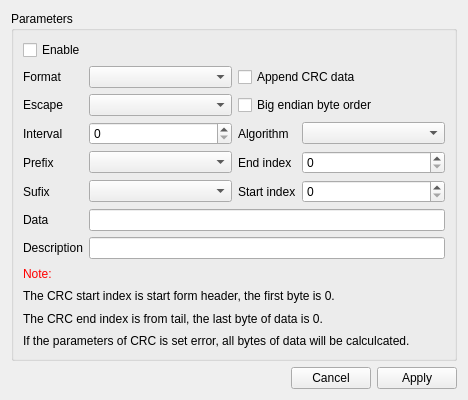
<?xml version="1.0" encoding="UTF-8"?>
<ui version="4.0">
 <class>SAKEmitterToolUiEditor</class>
 <widget class="QWidget" name="SAKEmitterToolUiEditor">
  <property name="geometry">
   <rect>
    <x>0</x>
    <y>0</y>
    <width>468</width>
    <height>400</height>
   </rect>
  </property>
  <property name="windowTitle">
   <string notr="true">Form</string>
  </property>
  <layout class="QGridLayout" name="gridLayout">
   <item row="0" column="0" colspan="3">
    <widget class="QGroupBox" name="groupBox">
     <property name="title">
      <string>Parameters</string>
     </property>
     <layout class="QGridLayout" name="gridLayout_2">
      <item row="2" column="0">
       <widget class="QLabel" name="label_2">
        <property name="sizePolicy">
         <sizepolicy hsizetype="Fixed" vsizetype="Preferred">
          <horstretch>0</horstretch>
          <verstretch>0</verstretch>
         </sizepolicy>
        </property>
        <property name="text">
         <string>Format</string>
        </property>
       </widget>
      </item>
      <item row="4" column="3">
       <widget class="SAKCrcAlgorithmComboBox" name="comboBoxAlgorithm"/>
      </item>
      <item row="4" column="2">
       <widget class="QLabel" name="label_7">
        <property name="sizePolicy">
         <sizepolicy hsizetype="Fixed" vsizetype="Preferred">
          <horstretch>0</horstretch>
          <verstretch>0</verstretch>
         </sizepolicy>
        </property>
        <property name="text">
         <string>Algorithm</string>
        </property>
       </widget>
      </item>
      <item row="5" column="0">
       <widget class="QLabel" name="label_5">
        <property name="sizePolicy">
         <sizepolicy hsizetype="Fixed" vsizetype="Preferred">
          <horstretch>0</horstretch>
          <verstretch>0</verstretch>
         </sizepolicy>
        </property>
        <property name="text">
         <string>Prefix</string>
        </property>
       </widget>
      </item>
      <item row="4" column="1">
       <widget class="QSpinBox" name="spinBoxInterval">
        <property name="maximum">
         <number>10000</number>
        </property>
       </widget>
      </item>
      <item row="6" column="1">
       <widget class="SAKAffixesComboBox" name="comboBoxSufix"/>
      </item>
      <item row="3" column="1">
       <widget class="SAKEscapeCharacterComboBox" name="comboBoxEscaoe"/>
      </item>
      <item row="4" column="0">
       <widget class="QLabel" name="label_4">
        <property name="sizePolicy">
         <sizepolicy hsizetype="Fixed" vsizetype="Preferred">
          <horstretch>0</horstretch>
          <verstretch>0</verstretch>
         </sizepolicy>
        </property>
        <property name="text">
         <string>Interval</string>
        </property>
       </widget>
      </item>
      <item row="5" column="3">
       <widget class="QSpinBox" name="spinBoxEndIndex"/>
      </item>
      <item row="8" column="1" colspan="3">
       <widget class="QLineEdit" name="lineEditData"/>
      </item>
      <item row="9" column="0">
       <widget class="QLabel" name="label">
        <property name="sizePolicy">
         <sizepolicy hsizetype="Fixed" vsizetype="Preferred">
          <horstretch>0</horstretch>
          <verstretch>0</verstretch>
         </sizepolicy>
        </property>
        <property name="text">
         <string>Description</string>
        </property>
       </widget>
      </item>
      <item row="5" column="2">
       <widget class="QLabel" name="label_9">
        <property name="sizePolicy">
         <sizepolicy hsizetype="Fixed" vsizetype="Preferred">
          <horstretch>0</horstretch>
          <verstretch>0</verstretch>
         </sizepolicy>
        </property>
        <property name="text">
         <string>End index</string>
        </property>
       </widget>
      </item>
      <item row="9" column="1" colspan="3">
       <widget class="QLineEdit" name="lineEditDescription">
        <property name="sizePolicy">
         <sizepolicy hsizetype="Expanding" vsizetype="Fixed">
          <horstretch>0</horstretch>
          <verstretch>0</verstretch>
         </sizepolicy>
        </property>
       </widget>
      </item>
      <item row="0" column="0" colspan="4">
       <widget class="QCheckBox" name="checkBoxEnable">
        <property name="text">
         <string>Enable</string>
        </property>
       </widget>
      </item>
      <item row="13" column="0" colspan="4">
       <widget class="QLabel" name="label_13">
        <property name="text">
         <string>If the parameters of CRC is set error, all bytes of data will be calculcated.</string>
        </property>
       </widget>
      </item>
      <item row="5" column="1">
       <widget class="SAKAffixesComboBox" name="comboBoxPrefix"/>
      </item>
      <item row="12" column="0" colspan="4">
       <widget class="QLabel" name="label_12">
        <property name="text">
         <string>The CRC end index is from tail, the last byte of data is 0.</string>
        </property>
       </widget>
      </item>
      <item row="3" column="0">
       <widget class="QLabel" name="label_3">
        <property name="sizePolicy">
         <sizepolicy hsizetype="Fixed" vsizetype="Preferred">
          <horstretch>0</horstretch>
          <verstretch>0</verstretch>
         </sizepolicy>
        </property>
        <property name="text">
         <string>Escape</string>
        </property>
       </widget>
      </item>
      <item row="6" column="3">
       <widget class="QSpinBox" name="spinBoxStartIndex">
        <property name="toolTip">
         <string notr="true">11</string>
        </property>
       </widget>
      </item>
      <item row="2" column="1">
       <widget class="SAKTextFormatComboBox" name="comboBoxFormat">
        <property name="sizePolicy">
         <sizepolicy hsizetype="Preferred" vsizetype="Fixed">
          <horstretch>0</horstretch>
          <verstretch>0</verstretch>
         </sizepolicy>
        </property>
       </widget>
      </item>
      <item row="8" column="0">
       <widget class="QLabel" name="label_10">
        <property name="sizePolicy">
         <sizepolicy hsizetype="Fixed" vsizetype="Preferred">
          <horstretch>0</horstretch>
          <verstretch>0</verstretch>
         </sizepolicy>
        </property>
        <property name="text">
         <string>Data</string>
        </property>
       </widget>
      </item>
      <item row="3" column="2" colspan="2">
       <widget class="QCheckBox" name="checkBoxBigEndian">
        <property name="text">
         <string>Big endian byte order</string>
        </property>
       </widget>
      </item>
      <item row="6" column="0">
       <widget class="QLabel" name="label_6">
        <property name="sizePolicy">
         <sizepolicy hsizetype="Fixed" vsizetype="Preferred">
          <horstretch>0</horstretch>
          <verstretch>0</verstretch>
         </sizepolicy>
        </property>
        <property name="text">
         <string>Sufix</string>
        </property>
       </widget>
      </item>
      <item row="6" column="2">
       <widget class="QLabel" name="label_8">
        <property name="sizePolicy">
         <sizepolicy hsizetype="Fixed" vsizetype="Preferred">
          <horstretch>0</horstretch>
          <verstretch>0</verstretch>
         </sizepolicy>
        </property>
        <property name="text">
         <string>Start index</string>
        </property>
       </widget>
      </item>
      <item row="2" column="2" colspan="2">
       <widget class="QCheckBox" name="checkBoxCrcEnable">
        <property name="text">
         <string>Append CRC data</string>
        </property>
       </widget>
      </item>
      <item row="11" column="0" colspan="4">
       <widget class="QLabel" name="label_11">
        <property name="sizePolicy">
         <sizepolicy hsizetype="Preferred" vsizetype="Preferred">
          <horstretch>0</horstretch>
          <verstretch>0</verstretch>
         </sizepolicy>
        </property>
        <property name="text">
         <string>The CRC start index is start form header, the first byte is 0.</string>
        </property>
        <property name="wordWrap">
         <bool>false</bool>
        </property>
       </widget>
      </item>
      <item row="10" column="0">
       <widget class="QLabel" name="label_14">
        <property name="styleSheet">
         <string notr="true">QLabel{color:red}</string>
        </property>
        <property name="text">
         <string>Note:</string>
        </property>
       </widget>
      </item>
     </layout>
    </widget>
   </item>
   <item row="1" column="0">
    <spacer name="horizontalSpacer">
     <property name="orientation">
      <enum>Qt::Horizontal</enum>
     </property>
     <property name="sizeHint" stdset="0">
      <size>
       <width>40</width>
       <height>20</height>
      </size>
     </property>
    </spacer>
   </item>
   <item row="1" column="1">
    <widget class="QPushButton" name="pushButtonCancel">
     <property name="text">
      <string>Cancel</string>
     </property>
    </widget>
   </item>
   <item row="1" column="2">
    <widget class="QPushButton" name="pushButtonApply">
     <property name="text">
      <string>Apply</string>
     </property>
    </widget>
   </item>
  </layout>
 </widget>
 <customwidgets>
  <customwidget>
   <class>SAKEscapeCharacterComboBox</class>
   <extends>QComboBox</extends>
   <header location="global">SAKEscapeCharacterComboBox.hh</header>
  </customwidget>
  <customwidget>
   <class>SAKTextFormatComboBox</class>
   <extends>QComboBox</extends>
   <header location="global">SAKTextFormatComboBox.hh</header>
  </customwidget>
  <customwidget>
   <class>SAKAffixesComboBox</class>
   <extends>QComboBox</extends>
   <header location="global">SAKAffixesComboBox.hh</header>
  </customwidget>
  <customwidget>
   <class>SAKCrcAlgorithmComboBox</class>
   <extends>QComboBox</extends>
   <header location="global">SAKCrcAlgorithmComboBox.hh</header>
  </customwidget>
 </customwidgets>
 <resources/>
 <connections/>
</ui>
